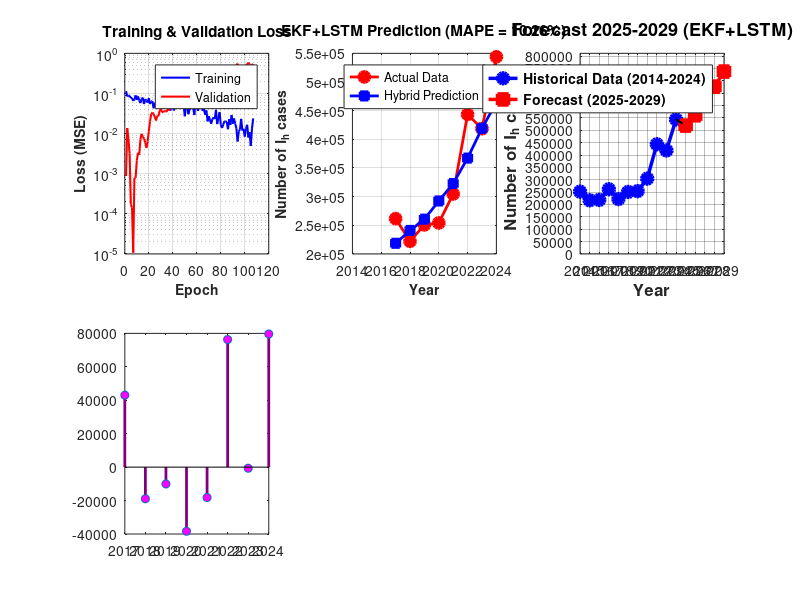

Reproduce this figure in MATLAB. (Note: this script raises an error after producing the figure.)
function combined_ekf_lstm()
    %% ======================== 1. RUN EKF FIRST ==============================
    fprintf('========================================\n');
    fprintf('STEP 1: Running EKF to estimate states\n');
    fprintf('========================================\n\n');
    
    % Run EKF to get all state estimates
    [tahun, data_Ih_asli, ekf_states] = run_ekf_estimator();
    
    N_steps = length(tahun);
    
    fprintf('EKF completed. Estimated states for %d years\n', N_steps);
    
    %% ======================== 2. PREPARE LSTM DATA =========================
    fprintf('\n========================================\n');
    fprintf('STEP 2: Preparing LSTM with EKF features\n');
    fprintf('========================================\n\n');
    
    % Parameter untuk perhitungan derived features
    alpha_h = 8.0000e-08;     
    alpha_m = 1.200e-07;     
    beta_h = 0.6000;      
    beta_m = 0.8000;      
    theta_h = 52.14;      
    mu_h = 0.0070218;     
    mu_m = 0.0143;
    
    % Extract EKF estimated states as features
    Sh_est = ekf_states(1, :)';  % Susceptible humans
    Eh_est = ekf_states(2, :)';  % Exposed humans
    Ih_est = ekf_states(3, :)';  % Infected humans (should match actual)
    Rh_est = ekf_states(4, :)';  % Recovered humans
    Sm_est = ekf_states(5, :)';  % Susceptible mosquitoes
    Em_est = ekf_states(6, :)';  % Exposed mosquitoes
    Im_est = ekf_states(7, :)';  % Infected mosquitoes
    
    % Calculate additional derived features from EKF
    % Force of infection (human to mosquito)
    FOI_h2m = alpha_m * Sm_est .* Ih_est;
    % Force of infection (mosquito to human)
    FOI_m2h = alpha_h * Sh_est .* Im_est;
    % Effective reproduction number (simplified)
    R_eff = (beta_h * beta_m * alpha_h * alpha_m * Sh_est .* Sm_est) ./ ...
            ((beta_h + mu_h) * (theta_h + mu_h) * (beta_m + mu_m) * mu_m);
    
    %% ======================== 3. PREPROCESSING ==============================
    % Log transform for stability
    data_log = log(data_Ih_asli + 1);
    
    % Detrending
    t = (1:N_steps)';
    p = polyfit(t, data_log, 1);
    trend = polyval(p, t);
    data_detrended = data_log - trend;
    
    % Normalization for all features
    [data_norm, min_data, max_data] = normalize_minmax(data_detrended);
    [Sh_norm, min_Sh, max_Sh] = normalize_minmax(Sh_est);
    [Eh_norm, min_Eh, max_Eh] = normalize_minmax(Eh_est);
    [Rh_norm, min_Rh, max_Rh] = normalize_minmax(Rh_est);
    [Sm_norm, min_Sm, max_Sm] = normalize_minmax(Sm_est);
    [Em_norm, min_Em, max_Em] = normalize_minmax(Em_est);
    [Im_norm, min_Im, max_Im] = normalize_minmax(Im_est);
    [FOI_h2m_norm, min_FOI_h2m, max_FOI_h2m] = normalize_minmax(FOI_h2m);
    [FOI_m2h_norm, min_FOI_m2h, max_FOI_m2h] = normalize_minmax(FOI_m2h);
    [R_eff_norm, min_R_eff, max_R_eff] = normalize_minmax(R_eff);
    
    %% ======================== 4. FEATURE ENGINEERING =======================
    lookback = 3;
    
    % Combine all features
    % Features: historical Ih (3 lags) + 7 EKF states + 3 derived features
    num_ekf_features = 7 + 3; % Sh, Eh, Rh, Sm, Em, Im + FOI_h2m, FOI_m2h, R_eff
    num_features = lookback + num_ekf_features;
    
    numSamples = N_steps - lookback;
    
    % Prepare enhanced feature matrix
    X_enhanced = zeros(numSamples, num_features);
    Y_raw = zeros(numSamples, 1);
    
    for i = 1:numSamples
        % Historical data (3 lags of Ih)
        X_enhanced(i, 1:lookback) = data_norm(i:i+lookback-1);
        
        % EKF states at current time
        X_enhanced(i, lookback+1) = Sh_norm(i+lookback);
        X_enhanced(i, lookback+2) = Eh_norm(i+lookback);
        X_enhanced(i, lookback+3) = Rh_norm(i+lookback);
        X_enhanced(i, lookback+4) = Sm_norm(i+lookback);
        X_enhanced(i, lookback+5) = Em_norm(i+lookback);
        X_enhanced(i, lookback+6) = Im_norm(i+lookback);
        
        % Derived features
        X_enhanced(i, lookback+7) = FOI_h2m_norm(i+lookback);
        X_enhanced(i, lookback+8) = FOI_m2h_norm(i+lookback);
        X_enhanced(i, lookback+9) = R_eff_norm(i+lookback);
        
        % Target (next year's Ih)
        Y_raw(i) = data_norm(i+lookback);
    end
    
    %% ======================== 5. TRAIN-VAL-TEST SPLIT ======================
    train_ratio = 0.7;
    val_ratio = 0.15;
    test_ratio = 0.15;
    
    numTrain = round(train_ratio * numSamples);
    numVal = round(val_ratio * numSamples);
    numTest = numSamples - numTrain - numVal;
    
    XTrain = X_enhanced(1:numTrain, :);
    YTrain = Y_raw(1:numTrain);
    XVal = X_enhanced(numTrain+1:numTrain+numVal, :);
    YVal = Y_raw(numTrain+1:numTrain+numVal);
    XTest = X_enhanced(numTrain+numVal+1:end, :);
    YTest = Y_raw(numTrain+numVal+1:end);
    
    fprintf('Dataset split with EKF features:\n');
    fprintf('  Training: %d samples\n', numTrain);
    fprintf('  Validation: %d samples\n', numVal);
    fprintf('  Testing: %d samples\n', numTest);
    fprintf('  Total features: %d (3 lags + %d EKF features)\n', num_features, num_ekf_features);
    
    %% ======================== 6. LSTM ARCHITECTURE =========================
    inputSize = num_features;
    hiddenSize = 64;  % Increased for more complex patterns
    outputSize = 1;
    learningRate = 0.003;
    numEpochs = 800;
    l2_lambda = 1e-5;
    dropout_rate = 0.2;
    
    fprintf('\nLSTM Architecture with EKF features:\n');
    fprintf('  Input Size: %d\n', inputSize);
    fprintf('  Hidden Size: %d\n', hiddenSize);
    fprintf('  Dropout: %.2f\n', dropout_rate);
    
    %% ======================== 7. INITIALIZATION ============================
    % Initialize LSTM weights
    [Wf, Wi, Wc, Wo, Uf, Ui, Uc, Uo, bf, bi, bc, bo] = ...
        initialize_lstm_advanced(hiddenSize, inputSize);
    
    % Output layer
    Wy = randn(outputSize, hiddenSize) * sqrt(2/hiddenSize);
    by = 0;
    
    % Adam optimizer parameters
    beta1 = 0.9;
    beta2 = 0.999;
    epsilon = 1e-8;
    
    % Initialize Adam moments
    m_Wf = zeros(size(Wf)); v_Wf = zeros(size(Wf));
    m_Wi = zeros(size(Wi)); v_Wi = zeros(size(Wi));
    m_Wc = zeros(size(Wc)); v_Wc = zeros(size(Wc));
    m_Wo = zeros(size(Wo)); v_Wo = zeros(size(Wo));
    m_Uf = zeros(size(Uf)); v_Uf = zeros(size(Uf));
    m_Ui = zeros(size(Ui)); v_Ui = zeros(size(Ui));
    m_Uc = zeros(size(Uc)); v_Uc = zeros(size(Uc));
    m_Uo = zeros(size(Uo)); v_Uo = zeros(size(Uo));
    m_bf = zeros(size(bf)); v_bf = zeros(size(bf));
    m_bi = zeros(size(bi)); v_bi = zeros(size(bi));
    m_bc = zeros(size(bc)); v_bc = zeros(size(bc));
    m_bo = zeros(size(bo)); v_bo = zeros(size(bo));
    m_Wy = zeros(size(Wy)); v_Wy = zeros(size(Wy));
    m_by = 0; v_by = 0;
    
    %% ======================== 8. TRAINING LOOP =============================
    fprintf('\nTraining LSTM with EKF-enhanced features...\n');
    
    train_loss_history = zeros(numEpochs, 1);
    val_loss_history = zeros(numEpochs, 1);
    best_val_loss = inf;
    patience = 100;
    wait = 0;
    
    % Store best weights
    best_weights = struct();
    
    for epoch = 1:numEpochs
        % Learning rate scheduling
        lr_current = learningRate * (0.5 + 0.5 * cos(pi * epoch / numEpochs));
        
        % Shuffle training data
        shuffle_idx = randperm(numTrain);
        XTrain_shuffled = XTrain(shuffle_idx, :);
        YTrain_shuffled = YTrain(shuffle_idx);
        
        epoch_train_loss = 0;
        
        for t_idx = 1:numTrain
            x_t = XTrain_shuffled(t_idx, :)';
            y_target = YTrain_shuffled(t_idx);
            
            % Forward pass with dropout (only during training)
            [y_pred, h, c, cache] = lstm_forward_dropout(x_t, ...
                zeros(hiddenSize,1), zeros(hiddenSize,1), ...
                Wf, Wi, Wc, Wo, Uf, Ui, Uc, Uo, bf, bi, bc, bo, Wy, by, dropout_rate, true);
            
            % Loss with L2 regularization
            mse_loss = (y_pred - y_target)^2;
            l2_loss = l2_lambda * (sum(Wf(:).^2) + sum(Wi(:).^2) + sum(Wc(:).^2) + sum(Wo(:).^2) + ...
                                   sum(Uf(:).^2) + sum(Ui(:).^2) + sum(Uc(:).^2) + sum(Uo(:).^2) + ...
                                   sum(Wy(:).^2));
            loss = mse_loss + l2_loss;
            epoch_train_loss = epoch_train_loss + loss;
            
            % Backpropagation
            dL_dy = 2 * (y_pred - y_target);
            
            % Output layer gradients
            dWy = dL_dy * h' + l2_lambda * Wy;
            dby = dL_dy;
            
            % Hidden layer gradients
            dL_dh = Wy' * dL_dy;
            
            % LSTM gate gradients (simplified but effective)
            [dWf, dWi, dWc, dWo, dUf, dUi, dUc, dUo, dbf, dbi, dbc, dbo] = ...
                lstm_backward_gradients(dL_dh, cache);
            
            % Add L2 regularization
            dWf = dWf + l2_lambda * Wf;
            dWi = dWi + l2_lambda * Wi;
            dWc = dWc + l2_lambda * Wc;
            dWo = dWo + l2_lambda * Wo;
            dUf = dUf + l2_lambda * Uf;
            dUi = dUi + l2_lambda * Ui;
            dUc = dUc + l2_lambda * Uc;
            dUo = dUo + l2_lambda * Uo;
            
            % Adam updates
            [Wf, m_Wf, v_Wf] = adam_update(Wf, dWf, lr_current, beta1, beta2, epsilon, m_Wf, v_Wf, epoch);
            [Wi, m_Wi, v_Wi] = adam_update(Wi, dWi, lr_current, beta1, beta2, epsilon, m_Wi, v_Wi, epoch);
            [Wc, m_Wc, v_Wc] = adam_update(Wc, dWc, lr_current, beta1, beta2, epsilon, m_Wc, v_Wc, epoch);
            [Wo, m_Wo, v_Wo] = adam_update(Wo, dWo, lr_current, beta1, beta2, epsilon, m_Wo, v_Wo, epoch);
            [Uf, m_Uf, v_Uf] = adam_update(Uf, dUf, lr_current, beta1, beta2, epsilon, m_Uf, v_Uf, epoch);
            [Ui, m_Ui, v_Ui] = adam_update(Ui, dUi, lr_current, beta1, beta2, epsilon, m_Ui, v_Ui, epoch);
            [Uc, m_Uc, v_Uc] = adam_update(Uc, dUc, lr_current, beta1, beta2, epsilon, m_Uc, v_Uc, epoch);
            [Uo, m_Uo, v_Uo] = adam_update(Uo, dUo, lr_current, beta1, beta2, epsilon, m_Uo, v_Uo, epoch);
            [bf, m_bf, v_bf] = adam_update(bf, dbf, lr_current, beta1, beta2, epsilon, m_bf, v_bf, epoch);
            [bi, m_bi, v_bi] = adam_update(bi, dbi, lr_current, beta1, beta2, epsilon, m_bi, v_bi, epoch);
            [bc, m_bc, v_bc] = adam_update(bc, dbc, lr_current, beta1, beta2, epsilon, m_bc, v_bc, epoch);
            [bo, m_bo, v_bo] = adam_update(bo, dbo, lr_current, beta1, beta2, epsilon, m_bo, v_bo, epoch);
            [Wy, m_Wy, v_Wy] = adam_update(Wy, dWy, lr_current, beta1, beta2, epsilon, m_Wy, v_Wy, epoch);
            [by, m_by, v_by] = adam_update(by, dby, lr_current, beta1, beta2, epsilon, m_by, v_by, epoch);
        end
        
        train_loss_history(epoch) = epoch_train_loss / numTrain;
        
        % Validation
        epoch_val_loss = 0;
        for t_idx = 1:numVal
            x_t = XVal(t_idx, :)';
            [y_pred, ~, ~, ~] = lstm_forward_dropout(x_t, ...
                zeros(hiddenSize,1), zeros(hiddenSize,1), ...
                Wf, Wi, Wc, Wo, Uf, Ui, Uc, Uo, bf, bi, bc, bo, Wy, by, 0, false);
            epoch_val_loss = epoch_val_loss + (y_pred - YVal(t_idx))^2;
        end
        val_loss_history(epoch) = epoch_val_loss / numVal;
        
        % Early stopping
        if val_loss_history(epoch) < best_val_loss
            best_val_loss = val_loss_history(epoch);
            wait = 0;
            % Save best weights
            best_weights.Wf = Wf; best_weights.Wi = Wi; best_weights.Wc = Wc; best_weights.Wo = Wo;
            best_weights.Uf = Uf; best_weights.Ui = Ui; best_weights.Uc = Uc; best_weights.Uo = Uo;
            best_weights.bf = bf; best_weights.bi = bi; best_weights.bc = bc; best_weights.bo = bo;
            best_weights.Wy = Wy; best_weights.by = by;
        else
            wait = wait + 1;
            if wait >= patience
                fprintf('\nEarly stopping at epoch %d\n', epoch);
                % Restore best weights
                Wf = best_weights.Wf; Wi = best_weights.Wi; Wc = best_weights.Wc; Wo = best_weights.Wo;
                Uf = best_weights.Uf; Ui = best_weights.Ui; Uc = best_weights.Uc; Uo = best_weights.Uo;
                bf = best_weights.bf; bi = best_weights.bi; bc = best_weights.bc; bo = best_weights.bo;
                Wy = best_weights.Wy; by = best_weights.by;
                break;
            end
        end
        
        if mod(epoch, 100) == 0
            fprintf('Epoch %d/%d - Train Loss: %.6f, Val Loss: %.6f, LR: %.5f\n', ...
                epoch, numEpochs, train_loss_history(epoch), val_loss_history(epoch), lr_current);
        end
    end
    
    %% ======================== 9. PREDICTIONS ================================
    fprintf('\nMaking predictions with EKF-enhanced LSTM...\n');
    
    % Predict all samples
    YPred_norm = zeros(numSamples, 1);
    for i = 1:numSamples
        x_t = X_enhanced(i, :)';
        [yp, ~, ~, ~] = lstm_forward_dropout(x_t, ...
            zeros(hiddenSize,1), zeros(hiddenSize,1), ...
            Wf, Wi, Wc, Wo, Uf, Ui, Uc, Uo, bf, bi, bc, bo, Wy, by, 0, false);
        YPred_norm(i) = yp;
    end
    
    % Inverse transformations
    YPred_detrended = denormalize(YPred_norm, min_data, max_data);
    YPred_log = YPred_detrended + trend(lookback+1:end);
    YPred_original = exp(YPred_log) - 1;
    YPred_original = max(0, YPred_original);
    
    % Actual values
    Y_actual = data_Ih_asli(lookback+1:end);
    
    %% ======================== 10. EVALUATION ================================
    errors = Y_actual - YPred_original;
    MAE = mean(abs(errors));
    MSE = mean(errors.^2);
    RMSE = sqrt(MSE);
    MAPE = mean(abs(errors ./ (Y_actual + eps))) * 100;
    R2 = 1 - sum(errors.^2) / sum((Y_actual - mean(Y_actual)).^2);
    
    fprintf('\n========== PERFORMANCE METRICS (EKF + LSTM) ==========\n');
    fprintf('MAE: %.2f\n', MAE);
    fprintf('MSE: %.2f\n', MSE);
    fprintf('RMSE: %.2f\n', RMSE);
    fprintf('MAPE: %.2f%%\n', MAPE);
    fprintf('R²: %.4f\n', R2);
    
    %% ======================== 11. FORECAST 2025-2029 =======================
    fprintf('\nForecasting 2025-2029 with EKF states...\n');
    
    % Need EKF estimates for future years
    % Method: Project EKF states using trend extrapolation
    future_steps = 5;
    future_pred_norm = zeros(future_steps, 1);
    
    % Extrapolate EKF features for future
    [future_Sh, future_Eh, future_Rh, future_Sm, future_Em, future_Im, ...
     future_FOI_h2m, future_FOI_m2h, future_R_eff] = ...
        extrapolate_ekf_features(Sh_norm, Eh_norm, Rh_norm, Sm_norm, Em_norm, Im_norm, ...
                                 FOI_h2m_norm, FOI_m2h_norm, R_eff_norm, N_steps, future_steps);
    
    last_sequence = data_norm(end-lookback+1:end);
    
    for i = 1:future_steps
        % Build feature vector for future
        X_future = zeros(1, num_features);
        X_future(1:lookback) = last_sequence;
        X_future(lookback+1) = future_Sh(i);
        X_future(lookback+2) = future_Eh(i);
        X_future(lookback+3) = future_Rh(i);
        X_future(lookback+4) = future_Sm(i);
        X_future(lookback+5) = future_Em(i);
        X_future(lookback+6) = future_Im(i);
        X_future(lookback+7) = future_FOI_h2m(i);
        X_future(lookback+8) = future_FOI_m2h(i);
        X_future(lookback+9) = future_R_eff(i);
        
        [yp, ~, ~, ~] = lstm_forward_dropout(X_future', ...
            zeros(hiddenSize,1), zeros(hiddenSize,1), ...
            Wf, Wi, Wc, Wo, Uf, Ui, Uc, Uo, bf, bi, bc, bo, Wy, by, 0, false);
        
        future_pred_norm(i) = yp;
        last_sequence = [last_sequence(2:end); yp];
    end
    
    % Inverse transformations for forecast
    future_pred_detrended = denormalize(future_pred_norm, min_data, max_data);
    
    % Extrapolate trend
    t_future = (N_steps+1:N_steps+future_steps)';
    trend_future = polyval(p, t_future);
    
    future_pred_log = future_pred_detrended + trend_future;
    future_pred_original = exp(future_pred_log) - 1;
    future_pred_original = max(0, future_pred_original);
    
    tahun_future = (tahun(end)+1):(tahun(end)+future_steps);
    
    %% ======================== 12. VISUALIZATION ============================
    create_visualization(tahun, data_Ih_asli, Y_actual, YPred_original, ...
                        tahun_future, future_pred_original, errors, MAPE, RMSE, R2, ...
                        train_loss_history, val_loss_history, epoch);
    
    %% ======================== 13. RESULTS TABLE ============================
    fprintf('\n========== FORECAST 2025-2029 (EKF+LSTM) ==========\n');
    fprintf('%-10s %-20s %-15s\n', 'Tahun', 'Prediksi Kasus', 'Growth (%)');
    fprintf('%-10s %-20s %-15s\n', '-----', '--------------', '----------');
    for i = 1:future_steps
        if i == 1
            growth = 0;
        else
            growth = (future_pred_original(i) - future_pred_original(i-1)) / future_pred_original(i-1) * 100;
        end
        fprintf('%-10d %-20.0f %-14.2f%%\n', tahun_future(i), future_pred_original(i), growth);
    end
    
    % Save results
    save('ekf_lstm_hybrid_results.mat', 'future_pred_original', 'tahun_future', ...
         'MAPE', 'RMSE', 'R2', 'YPred_original', 'errors', 'ekf_states');
    writetable(table(tahun_future(:), future_pred_original, ...
        'VariableNames', {'Tahun', 'Prediksi_Kasus_EKF_LSTM'}), 'ekf_lstm_forecast.csv');
    
    fprintf('\nResults saved to:\n');
    fprintf('  - ekf_lstm_hybrid_results.mat\n');
    fprintf('  - ekf_lstm_forecast.csv\n');
    fprintf('\nProgram selesai!\n');
end

%% ======================== EKF FUNCTION ================================
function [tahun, data_Ih_asli, ekf_states] = run_ekf_estimator()
    % Data asli
    tahun = 2014:2024;
    data_Ih_asli = [252027; 217025; 218450; 261617; 222085; 250644; 254055; 304607; 443530; 418546; 543965];
    N_steps = length(tahun);
    
    % Parameter model
    Lambda_h = 4340471.6684;   
    alpha_h  = 8.0000e-08;     
    alpha_m  = 1.200e-07;     
    beta_h   = 0.6000;      
    beta_m   = 0.8000;      
    theta_h  = 52.14;      
    sigma_h  = 0.1000;      
    mu_h     = 0.0070218;     
    mu_m     = 0.0143;      
    Lambda_m = 5.000e+06;
    
    N_human_awal = 2500000 + 180000 + 252027 + 120000; 
    
    % Inisialisasi state
    x_est = [2500000; 500000; 252027; 120000; 3500000; 1200000; 1404054]; 
    P = eye(7) * 1e4;
    
    % Noise covariance
    Q = diag([1e6, 1e12, 1e6, 1e6, 1e8, 1e12, 1e12]);       
    R_noise = 1e-4;         
    H = [0, 0, 1, 0, 0, 0, 0];
    
    history_x_est = zeros(7, N_steps);
    history_x_est(:, 1) = x_est;
    
    % EKF Loop
    for t = 2:N_steps
        x_sub = x_est;
        sub_steps = 250;
        dt_sub = 1 / sub_steps; 
        
        for sub = 1:sub_steps
            Sh = x_sub(1); Eh = x_sub(2); Ih = x_sub(3); Rh = x_sub(4);
            Sm = x_sub(5); Em = x_sub(6); Im = x_sub(7);
            
            dSh = Lambda_h + sigma_h*Rh - alpha_h*Sh*Im - mu_h*Sh;
            dEh = alpha_h*Sh*Im - (beta_h + mu_h)*Eh;
            dIh = beta_h*Eh - (theta_h + mu_h)*Ih;
            dRh = theta_h*Ih - (sigma_h + mu_h)*Rh;
            dSm = Lambda_m - alpha_m*Sm*Ih - mu_m*Sm;
            dEm = alpha_m*Sm*Ih - (beta_m + mu_m)*Em;
            dIm = beta_m*Em - mu_m*Im;
            
            x_sub = x_sub + dt_sub * [dSh; dEh; dIh; dRh; dSm; dEm; dIm];
            x_sub(x_sub < 100) = 100; 
        end
        
        x_pred = x_sub;
        
        % Jacobian
        F = eye(7) + 1 * [
            (-alpha_h*x_pred(7) - mu_h),       0,              0,        sigma_h,       0,        0,   -alpha_h*x_pred(1);
            (alpha_h*x_pred(7)),         -(beta_h + mu_h),     0,           0,          0,        0,    alpha_h*x_pred(1);
                 0,                    beta_h,    -(theta_h + mu_h), 0,          0,        0,         0;
                 0,                      0,            theta_h, -(sigma_h + mu_h),0,       0,         0;
                 0,                      0,       -alpha_m*x_pred(5),       0,   (-alpha_m*x_pred(3) - mu_m), 0,    0;
                 0,                      0,        alpha_m*x_pred(5),       0,    (alpha_m*x_pred(3)), -(beta_m + mu_m), 0;
                 0,                      0,              0,          0,          0,      beta_m,   -mu_m
        ];
        
        P_pred = F * P * F' + Q;
        
        % Koreksi
        z = data_Ih_asli(t);
        y = z - (H * x_pred);
        S_kov = H * P_pred * H' + R_noise;
        K = P_pred * H' / S_kov;
        
        x_est = x_pred + K * y;
        x_est(x_est < 100) = 100; 
        x_est(3) = z;
        
        P = (eye(7) - K * H) * P_pred;
        history_x_est(:, t) = x_est;
    end
    
    ekf_states = history_x_est;
end

%% ======================== HELPER FUNCTIONS ================================
function [data_norm, min_val, max_val] = normalize_minmax(data)
    min_val = min(data);
    max_val = max(data);
    if max_val - min_val < eps
        data_norm = zeros(size(data));
    else
        data_norm = (data - min_val) / (max_val - min_val);
    end
end

function data_denorm = denormalize(data_norm, min_val, max_val)
    data_denorm = data_norm * (max_val - min_val) + min_val;
end

function [Wf, Wi, Wc, Wo, Uf, Ui, Uc, Uo, bf, bi, bc, bo] = ...
    initialize_lstm_advanced(hiddenSize, inputSize)
    
    limit_input = sqrt(2 / (hiddenSize + inputSize));
    Wf = randn(hiddenSize, inputSize) * limit_input;
    Wi = randn(hiddenSize, inputSize) * limit_input;
    Wc = randn(hiddenSize, inputSize) * limit_input;
    Wo = randn(hiddenSize, inputSize) * limit_input;
    
    % Orthogonal initialization for recurrent weights
    Uf = orth(randn(hiddenSize, hiddenSize)) * sqrt(2/hiddenSize);
    Ui = orth(randn(hiddenSize, hiddenSize)) * sqrt(2/hiddenSize);
    Uc = orth(randn(hiddenSize, hiddenSize)) * sqrt(2/hiddenSize);
    Uo = orth(randn(hiddenSize, hiddenSize)) * sqrt(2/hiddenSize);
    
    bf = ones(hiddenSize, 1);
    bi = zeros(hiddenSize, 1);
    bc = zeros(hiddenSize, 1);
    bo = zeros(hiddenSize, 1);
end

function [y, h, c, cache] = lstm_forward_dropout(x, h_prev, c_prev, ...
    Wf, Wi, Wc, Wo, Uf, Ui, Uc, Uo, bf, bi, bc, bo, Wy, by, dropout_rate, is_training)
    
    x = x(:);
    h_prev = h_prev(:);
    c_prev = c_prev(:);
    
    % Gates
    f = sigmoid(Wf * x + Uf * h_prev + bf);
    i = sigmoid(Wi * x + Ui * h_prev + bi);
    c_tilde = tanh(Wc * x + Uc * h_prev + bc);
    o = sigmoid(Wo * x + Uo * h_prev + bo);
    
    % States
    c = f .* c_prev + i .* c_tilde;
    h = o .* tanh(c);
    
    % Dropout
    if is_training && dropout_rate > 0
        dropout_mask = (rand(size(h)) > dropout_rate) / (1 - dropout_rate);
        h = h .* dropout_mask;
    else
        dropout_mask = ones(size(h));
    end
    
    % Output
    y = Wy * h + by;
    
    % Cache for backprop
    cache = struct();
    cache.x = x; cache.h_prev = h_prev; cache.c_prev = c_prev;
    cache.f = f; cache.i = i; cache.c_tilde = c_tilde; cache.o = o;
    cache.c = c; cache.h = h;
    cache.dropout_mask = dropout_mask;
    cache.Wf = Wf; cache.Wi = Wi; cache.Wc = Wc; cache.Wo = Wo;
    cache.Uf = Uf; cache.Ui = Ui; cache.Uc = Uc; cache.Uo = Uo;
end

function [dWf, dWi, dWc, dWo, dUf, dUi, dUc, dUo, dbf, dbi, dbc, dbo] = ...
    lstm_backward_gradients(dL_dh, cache)
    
    % Extract from cache
    x = cache.x; h_prev = cache.h_prev;
    f = cache.f; i = cache.i; c_tilde = cache.c_tilde; o = cache.o;
    c = cache.c;
    
    % Apply dropout mask
    dL_dh = dL_dh .* cache.dropout_mask;
    
    % Output gate gradients
    dL_do = dL_dh .* tanh(c);
    dWo = dL_do * x';
    dUo = dL_do * h_prev';
    dbo = dL_do;
    
    % Cell state gradient
    dL_dc = dL_dh .* o .* (1 - tanh(c).^2);
    
    % Input gate and cell gate gradients
    dL_di = dL_dc .* c_tilde;
    dL_dc_tilde = dL_dc .* i;
    
    dWi = dL_di * x';
    dUi = dL_di * h_prev';
    dbi = dL_di;
    
    dWc = dL_dc_tilde * x';
    dUc = dL_dc_tilde * h_prev';
    dbc = dL_dc_tilde;
    
    % Forget gate gradients
    dL_df = dL_dc .* cache.c_prev;
    dWf = dL_df * x';
    dUf = dL_df * h_prev';
    dbf = dL_df;
end

function [W_new, m_new, v_new] = adam_update(W, dW, lr, beta1, beta2, epsilon, m, v, t)
    m_new = beta1 * m + (1 - beta1) * dW;
    v_new = beta2 * v + (1 - beta2) * (dW.^2);
    m_hat = m_new / (1 - beta1^t);
    v_hat = v_new / (1 - beta2^t);
    W_new = W - lr * m_hat ./ (sqrt(v_hat) + epsilon);
end

function [future_Sh, future_Eh, future_Rh, future_Sm, future_Em, future_Im, ...
          future_FOI_h2m, future_FOI_m2h, future_R_eff] = ...
    extrapolate_ekf_features(Sh, Eh, Rh, Sm, Em, Im, FOI_h2m, FOI_m2h, R_eff, N_steps, future_steps)
    
    % Use last 3 years for trend extrapolation
    n_extrap = min(3, N_steps);
    
    % Fit linear trends
    t = (N_steps-n_extrap+1:N_steps)';
    t_future = (N_steps+1:N_steps+future_steps)';
    
    future_Sh = extrapolate_trend(t, Sh(end-n_extrap+1:end), t_future);
    future_Eh = extrapolate_trend(t, Eh(end-n_extrap+1:end), t_future);
    future_Rh = extrapolate_trend(t, Rh(end-n_extrap+1:end), t_future);
    future_Sm = extrapolate_trend(t, Sm(end-n_extrap+1:end), t_future);
    future_Em = extrapolate_trend(t, Em(end-n_extrap+1:end), t_future);
    future_Im = extrapolate_trend(t, Im(end-n_extrap+1:end), t_future);
    future_FOI_h2m = extrapolate_trend(t, FOI_h2m(end-n_extrap+1:end), t_future);
    future_FOI_m2h = extrapolate_trend(t, FOI_m2h(end-n_extrap+1:end), t_future);
    future_R_eff = extrapolate_trend(t, R_eff(end-n_extrap+1:end), t_future);
    
    % Clip to valid ranges
    future_Sh = max(0, min(1, future_Sh));
    future_Eh = max(0, min(1, future_Eh));
    future_Rh = max(0, min(1, future_Rh));
    future_Sm = max(0, min(1, future_Sm));
    future_Em = max(0, min(1, future_Em));
    future_Im = max(0, min(1, future_Im));
    future_FOI_h2m = max(0, future_FOI_h2m);
    future_FOI_m2h = max(0, future_FOI_m2h);
    future_R_eff = max(0, future_R_eff);
end

function future_vals = extrapolate_trend(t, vals, t_future)
    if length(t) >= 2
        p = polyfit(t, vals, 1);
        future_vals = polyval(p, t_future);
    else
        future_vals = repmat(vals(end), length(t_future), 1);
    end
end

function create_visualization(tahun, data_asli, Y_actual, YPred, tahun_future, future_pred, errors, MAPE, RMSE, R2, train_loss, val_loss, epoch)
    figure('Position', [50, 50, 1400, 900]);
    
    % Subplot 1: Loss History
    subplot(2,3,1);
    semilogy(1:epoch, train_loss(1:epoch), 'b-', 'LineWidth', 1.5); hold on;
    semilogy(1:epoch, val_loss(1:epoch), 'r-', 'LineWidth', 1.5);
    grid on;
    xlabel('Epoch', 'FontSize', 10, 'FontWeight', 'bold');
    ylabel('Loss (MSE)', 'FontSize', 10, 'FontWeight', 'bold');
    title('Training & Validation Loss', 'FontSize', 11, 'FontWeight', 'bold');
    legend('Training', 'Validation', 'Location', 'northeast');
    
    % Subplot 2: Actual vs Predicted
    subplot(2,3,2);
    plot(tahun(4:end), Y_actual, 'ro-', 'LineWidth', 2, 'MarkerSize', 8, 'MarkerFaceColor', 'r'); hold on;
    plot(tahun(4:end), YPred, 'bs-', 'LineWidth', 2, 'MarkerSize', 6, 'MarkerFaceColor', 'b');
    grid on;
    xlabel('Year', 'FontSize', 10, 'FontWeight', 'bold');
    ylabel('Number of I_h cases', 'FontSize', 10, 'FontWeight', 'bold');
    title(sprintf('EKF+LSTM Prediction (MAPE = %.2f%%)', MAPE), 'FontSize', 11, 'FontWeight', 'bold');
    legend('Actual Data', 'Hybrid Prediction', 'Location', 'best');
    xlim([2014, 2024]);
    
    % Subplot 3: Forecast with two different colors (LINE PLOT ONLY - NO NUMBERS)
    subplot(2,3,3);
    % Plot historical data (2014-2024) - warna biru dengan marker lingkaran
    plot(tahun, data_asli, 'b-o', 'LineWidth', 2.5, 'MarkerSize', 8, 'MarkerFaceColor', 'b', 'MarkerEdgeColor', 'b'); hold on;
    % Plot forecast data (2025-2029) - warna merah dengan marker kotak (tanpa angka)
    plot(tahun_future, future_pred, 'r-s', 'LineWidth', 2.5, 'MarkerSize', 8, 'MarkerFaceColor', 'r', 'MarkerEdgeColor', 'r');
    % Garis penghubung antara data historis dan forecast
    plot([tahun(end), tahun_future(1)], [data_asli(end), future_pred(1)], 'k--', 'LineWidth', 1.5);
    
    % Setting grid and labels
    grid on;
    set(gca, 'GridLineStyle', ':', 'GridAlpha', 0.6);
    xlabel('Year', 'FontSize', 12, 'FontWeight', 'bold');
    ylabel('Number of I_h cases', 'FontSize', 12, 'FontWeight', 'bold');
    title('Forecast 2025-2029 (EKF+LSTM)', 'FontSize', 13, 'FontWeight', 'bold');
    
    % Legend
    legend('Historical Data (2014-2024)', 'Forecast (2025-2029)', ...
           'Location', 'best', 'FontSize', 10, 'FontWeight', 'bold');
    
    % Memperjelas sumbu x dari 2014 sampai 2029 dengan interval 1 tahun
    xlim([2014, 2029]);
    xticks(2014:1:2029);
    xtickangle(45); % Memiringkan label tahun agar tidak bertumpuk
    set(gca, 'XTickLabel', arrayfun(@num2str, 2014:1:2029, 'UniformOutput', false));
    
    % Memperjelas sumbu y
    ylim([0, max([data_asli; future_pred]) * 1.1]);
    yticks(0:50000:max([data_asli; future_pred]) * 1.1);
    set(gca, 'YTickLabel', arrayfun(@(x) sprintf('%.0f', x), 0:50000:max([data_asli; future_pred]) * 1.1, 'UniformOutput', false));
    
    % Menambahkan background grid yang lebih jelas
    set(gca, 'GridAlpha', 0.3, 'GridLineStyle', '-');
    
    % Subplot 4: Error Analysis
    subplot(2,3,4);
    error_years = tahun(4:end);
    stem(error_years, errors, 'LineWidth', 2, 'Color', [0.5 0 0.5], 'MarkerFaceColor', 'm'); hold on;
    yline(0, 'k--', 'LineWidth', 1.5);
    yline(mean(errors), 'g--', 'LineWidth', 1);
    yline(mean(errors) + 2*std(errors), 'r:', 'LineWidth', 1);
    yline(mean(errors) - 2*std(errors), 'r:', 'LineWidth', 1);
    grid on;
    xlabel('Year', 'FontSize', 10, 'FontWeight', 'bold');
    ylabel('Error', 'FontSize', 10, 'FontWeight', 'bold');
    title(sprintf('Residual Analysis (Mean: %.0f, Std: %.0f)', mean(errors), std(errors)), ...
        'FontSize', 11, 'FontWeight', 'bold');
    legend('Error', 'Zero Line', 'Mean', '±2σ', 'Location', 'best');
    
    % Subplot 5: Scatter Plot
    subplot(2,3,5);
    scatter(Y_actual, YPred, 80, 'filled', 'MarkerFaceColor', [0.3 0.5 0.7]); hold on;
    min_val = min([Y_actual; YPred]);
    max_val = max([Y_actual; YPred]);
    plot([min_val, max_val], [min_val, max_val], 'r--', 'LineWidth', 2);
    % Regression line
    p_reg = polyfit(Y_actual, YPred, 1);
    x_fit = linspace(min_val, max_val, 100);
    y_fit = polyval(p_reg, x_fit);
    plot(x_fit, y_fit, 'g-', 'LineWidth', 2);
    grid on;
    xlabel('Actual', 'FontSize', 10, 'FontWeight', 'bold');
    ylabel('Prediction Hybrid', 'FontSize', 10, 'FontWeight', 'bold');
    title(sprintf('Scatter Plot (R² = %.4f)', R2), 'FontSize', 11, 'FontWeight', 'bold');
    legend('Data', 'Perfect Fit', sprintf('Regression (slope=%.3f)', p_reg(1)), 'Location', 'best');

% Subplot 6: Metrics Dashboard
    subplot(2,3,6);
    axis off;
    
    % Hitung growth rate
    growth_5y = (future_pred(end) - future_pred(1)) / future_pred(1) * 100;
    avg_growth = growth_5y / 4;
    
    metrics_text = {
        'PERFORMANCE METRICS (EKF + LSTM)';
        '========================================';
        sprintf('MAPE: %.2f%%', MAPE);
        sprintf('RMSE: %.2f', RMSE);
        sprintf('MAE: %.2f', mean(abs(errors)));
        sprintf('R²: %.4f', R2);
        '========================================';
        'FORECAST 2025-2029:';
        sprintf('2025: %.0f cases', future_pred(1));
        sprintf('2026: %.0f cases', future_pred(2));
        sprintf('2027: %.0f cases', future_pred(3));
        sprintf('2028: %.0f cases', future_pred(4));
        sprintf('2029: %.0f cases', future_pred(5));
        '========================================';
        sprintf('Growth 2025-2029: %.1f%%', growth_5y);
        sprintf('Avg Annual Growth: %.1f%%', avg_growth);
    };
    text(0, 1, metrics_text, 'FontName', 'Courier', 'FontSize', 10, ...
        'VerticalAlignment', 'top', 'FontWeight', 'bold');
end

function s = sigmoid(x)
    s = 1 ./ (1 + exp(-x));
end
